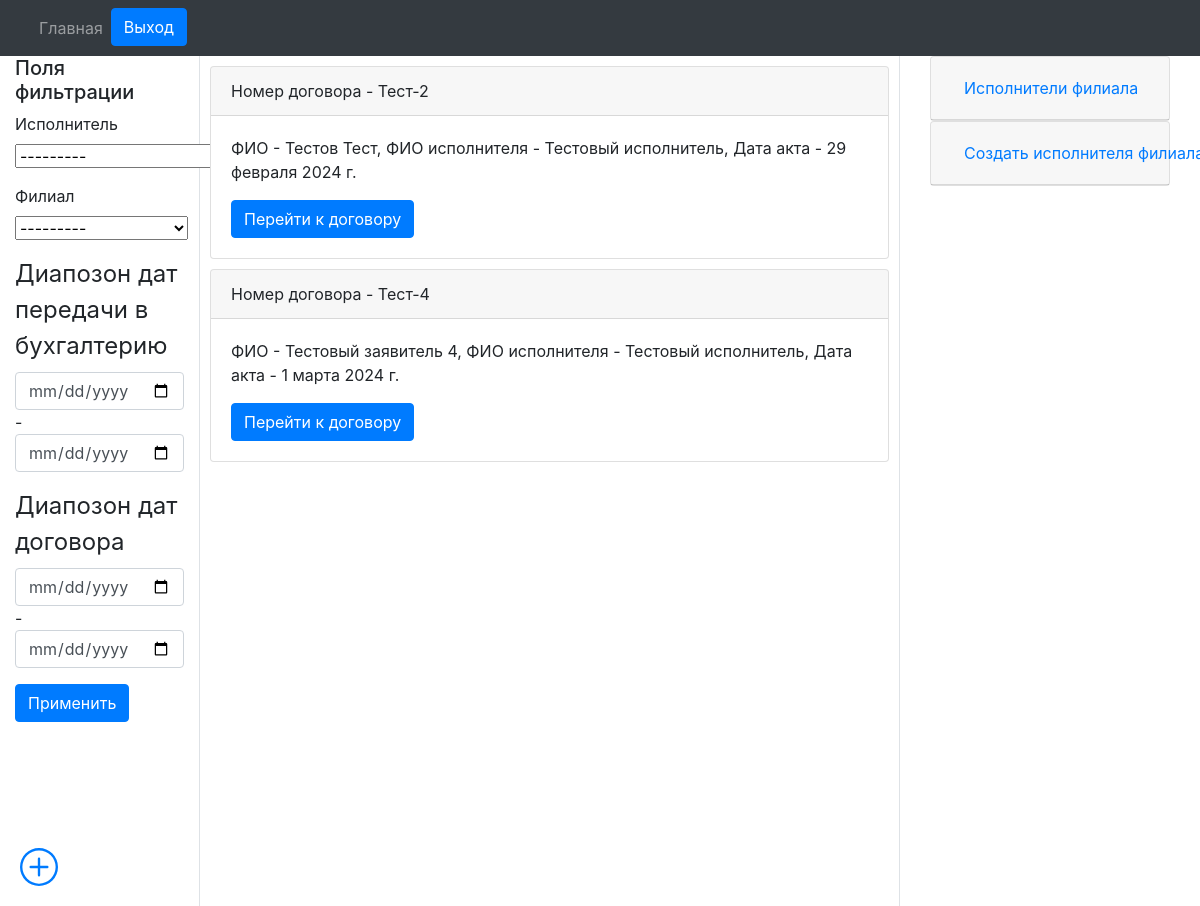
The app's page /paid_departure/filials/orders/1/ (signed in) with its own data.
### engine/models.py (models this page shows)
class Reestr_oferts(models.Model):
    number_orders_vozm = models.CharField(max_length=20, blank=False, verbose_name='Номер договора возм.', db_index=True)
    fio = models.CharField(max_length=128, blank=False, verbose_name='ФИО')
    date_orders = models.DateField(auto_now_add=True, verbose_name='Дата договора')
    date_akt = models.DateField(auto_now_add=True, verbose_name='Дата акта')
    exicutor = models.ForeignKey(Exicuters, on_delete=models.PROTECT, verbose_name='Исполнитель')
    filial = models.ForeignKey(Filials, on_delete=models.PROTECT, verbose_name='Филиал')
    price = models.FloatField(max_length=10, verbose_name='Цена')
    date_buhgt = models.DateField(verbose_name='Дата передачи в бухгалтерию')
    comment = models.CharField(max_length=512, verbose_name='Комментарий')

class Exicuters(models.Model):
    fio = models.CharField(max_length=128, blank=False, verbose_name='ФИО исполнителя')
    filial = models.ForeignKey(Filials, on_delete=models.PROTECT, verbose_name='Филиал к котрому привязан исполнитель')
    def __str__(self):
        return self.fio

### engine/views.py (the view, shortened to what this page needs)
# urls.py: path('filials/orders/<int:pk>/', get_orders, name='get_orders'),
@login_required
def get_orders(request, pk):
    if not request.user.has_perm('engine.view_reestr_oferts'):
        queryset = Reestr_oferts.objects.filter(filial_id=pk)
        exicuters_filial = Exicuters.objects.filter(filial_id=pk)
        if not queryset:
            form = CreateExicuterForm()
            form.initial['filial'] = pk
            exicuters_filial = Exicuters.objects.filter(filial_id=pk)
            filter = ProductFilter(request.GET, queryset=Reestr_oferts.objects.filter(filial_id=pk))
            return render(request, 'orders/orders.html', {'filter': filter, 'exicuters_filial': exicuters_filial, 'form': form})
        else:
            filial = str(queryset[0].filial)
            user_filial = str(request.user.filial)
            if filial == user_filial:
                form = CreateExicuterForm()
                form.initial['filial'] = pk
                filter = ProductFilter(request.GET, queryset=Reestr_oferts.objects.filter(filial_id=pk))
                return render(request, 'orders/orders.html', {'filter': filter, 'exicuters_filial': exicuters_filial, 'form': form})
            else:
                raise PermissionError

### engine/forms.py
class CreateExicuterForm(ModelForm):
    class Meta:
        model = Exicuters
        fields = ('fio', 'filial')

### engine/models.py (called while the page is built)
    def __str__(self):
        return self.name

### engine/templates/orders/orders.html (shortened to what this page needs)
{% extends "orders/base.html" %}
{% load crispy_forms_tags %}
{% block nav %}{% include "orders/nav.html" %}{% endblock %}
{% block content %}
<div class="container-fluid text-left">
  <div class="row" style="height: 850px">
    <div class="col-2 column-2 border-right">
      <h5>Поля фильтрации</h5>
      <form method="GET">
        {{ filter.form|crispy }}
      <button class="btn btn-primary" type="submit">Применить</button>
      </form>
    </div>
    <div class="col-7 position-relative border-right">
      <div class="overflow-auto scroll-container">
      {% for order in filter.qs %}
      <div class="card" style="margin: 10px 10px 10px 10px;">
          <div class="card-header">
            Номер договора - {{ order.number_orders_vozm }}
          </div>
          <div class="card-body">
            <p class="card-text">ФИО - {{ order.fio }}, ФИО исполнителя - {{ order.exicutor }}, Дата акта - {{ order.date_akt }}</p>
            <a href="{% url 'get_order' id_order=order.pk %}" class="btn btn-primary">Перейти к договору</a>
          </div>
        </div>
          {% endfor %}
          <div class="fixed-bottom fixed-right" style="width: 70px; position: fixed; bottom: 0; right: 0; padding: 20px;">
            <a href="/paid_departure/create_order/">
            </a>
          </div>
    </div>
  </div>
  <div class="col-3 column-2">
    <div class="container">
      <div id="accordion">
        <div class="card">
          <div class="card-header" id="headingOne">
            <h5 class="mb-0">
              <button class="btn btn-link collapsed" data-toggle="collapse" data-target="#collapseOne" aria-expanded="false" aria-controls="collapseOne">
                Исполнители филиала
              </button>
            </h5>
          </div>
        </div>
      </div>
    </div>
    <div class="container">
      <div id="accordion">
        <div class="card">
          <div class="card-header" id="headingTwo">
            <h5 class="mb-0">
              <button class="btn btn-link collapsed" data-toggle="collapse" data-target="#collapseTwo" aria-expanded="false" aria-controls="collapseTwo">
                Создать исполнителя филиала
              </button>
            </h5>
          </div>
        </div>
      </div>
    </div>
  </div>
</div>
</div>
      {% endblock %}

### engine/templates/orders/orders.html (style rules this page uses)
.scroll-container { position: absolute; top: 0; left: 0; bottom: 0; right: 0; overflow: auto; }

### records on screen
Reestr_oferts: number_orders_vozm "Тест-2", fio "Тестов Тест", exicutor "Тестовый исполнитель", date_akt "29 февраля 2024 г."
Reestr_oferts: number_orders_vozm "Тест-4", fio "Тестовый заявитель 4", exicutor "Тестовый исполнитель", date_akt "1 марта 2024 г."
